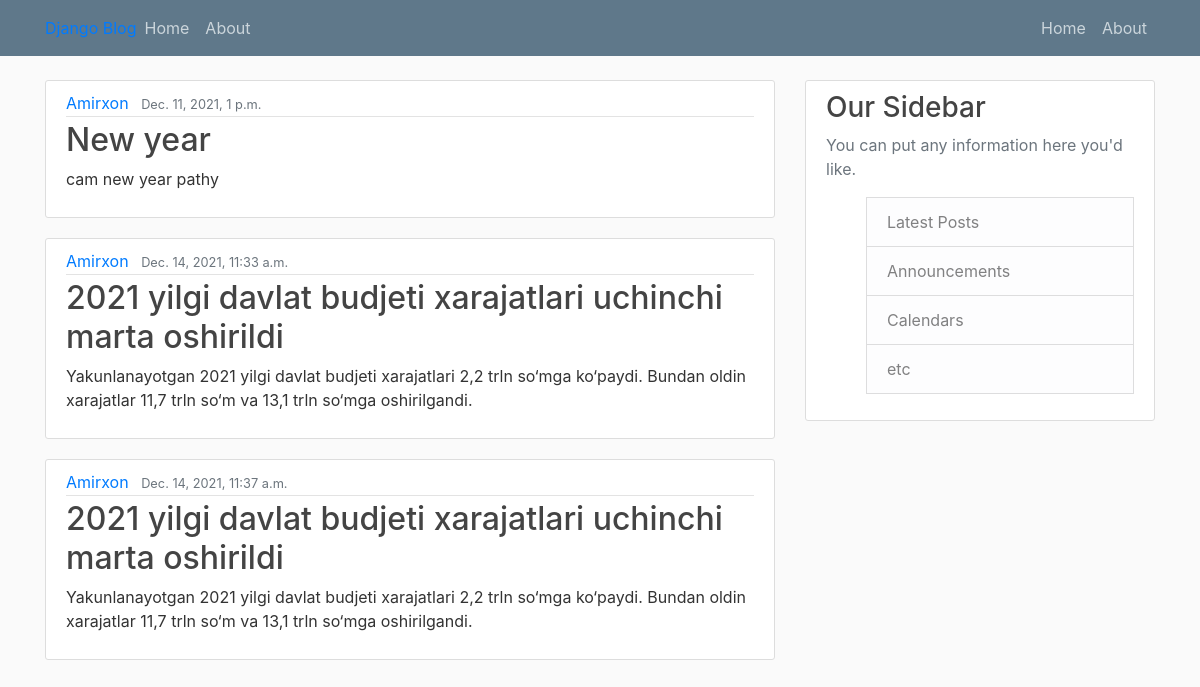
/, run on an earlier commit of the app's database.
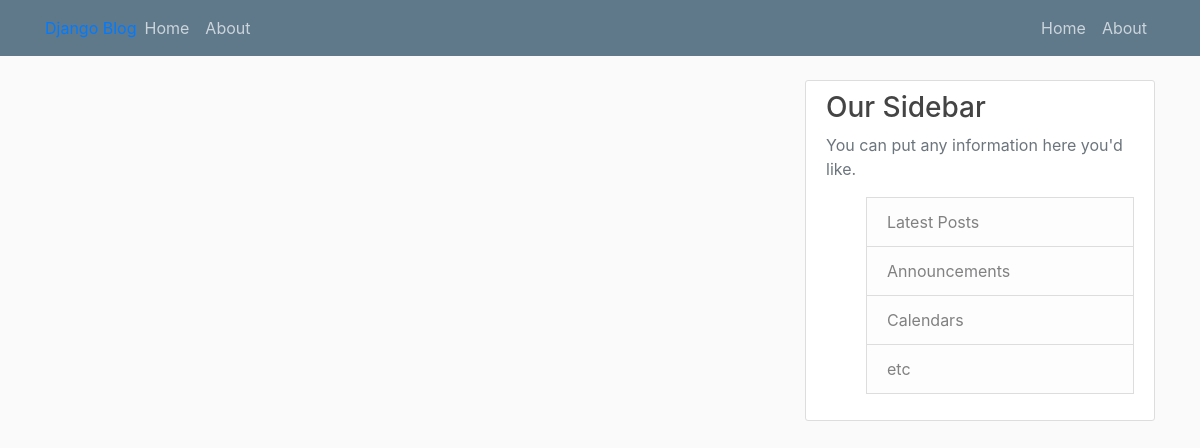
And on a later commit of the database.
### blog/models.py (models this page shows, shortened)
class Post(models.Model):
    title =models.CharField(max_length=100)
    content=models.TextField()
    date_posted = models.DateTimeField(default=timezone.now)
    author = models.ForeignKey(User,on_delete=models.CASCADE)

### blog/views.py (the view)
# urls.py: path('',views.home, name='blog-home'),
def home(request):
    context = {'posts':Post.objects.all()}
    return render(request, 'blog/home.html', context)

### blog/templates/blog/home.html
{% extends "blog/base.html" %}
{% block content %}
    {% for post in posts %}
<article class="media content-section">
    <div class="media-body">
        <div class="article-metadata">
            <a class="mr-2" href="#">{{ post.author }}</a>
            <small class="text-muted">{{ post.date_posted }}</small>
        </div>
        <h2><a class="article-title" href="#">{{ post.title }}</a></h2>
        <p class="article-content">{{ post.content }}</p>
    </div>
</article>
    {% endfor %}
{% endblock content %}

### blog/templates/blog/base.html (shortened to what this page needs)
{% load static %}
<!DOCTYPE html>
<html lang="en">
<head>
    <link rel="stylesheet" href="https://maxcdn.bootstrapcdn.com/bootstrap/4.5.2/css/bootstrap.min.css">
    <link rel="stylesheet" type="text/css"  href="{% static 'blog/main.css'%}">
</head>
<body>
    <header class="site-header">
        <nav class="navbar navbar-expand-md navbar-dark bg-steel fixed-top">
            <div class="container">
                <a href="{% url 'blog-home' %}">Django Blog</a>
                <div class="collapse navbar-collapse" id="navbarToggle">
                    <div class="navbar-nav mr-auto">
                        <a class="nav-item nav-link" href="{% url 'blog-home' %}">Home</a>
                        <a class="nav-item nav-link" href="{% url 'blog-about' %}">About</a>
                    </div>
                    <div class="navbar-nav">
                        <a class="nav-item nav-link" href="#">Home</a>
                        <a class="nav-item nav-link" href="#">About</a>
                    </div>
                </div>
            </div>
        </nav>
    </header>
<main role="main" class="container">
  <div class="row">
    <div class="col-md-8">
{% block content %}
{% endblock %}
    </div>
<div class="col-md-4">
  <div class="content-section">
<h3>Our Sidebar</h3>
<p class="text-muted">You can put any information here you'd like.
  <ul>
    <li class="list-group-item list-group-item-light">Latest Posts</li>
    <li class="list-group-item list-group-item-light">Announcements</li>
    <li class="list-group-item list-group-item-light">Calendars</li>
    <li class="list-group-item list-group-item-light">etc</li>
  </ul>
</p>
  </div>
</div>
  </div>
</main>
</body>
</html>

### blog/static/blog/main.css (style rules this page uses)
body { background: #fafafa; color: #333333; margin-top: 5rem; }
h1, h2, h3, h4, h5, h6 { color: #444444; }
ul { margin: 0; }
.bg-steel { background-color: #5f788a; }
.site-header .navbar-nav .nav-link { color: #cbd5db; }
.content-section { background: #ffffff; padding: 10px 20px; border: 1px solid #dddddd; border-radius: 3px; margin-bottom: 20px; }

What changed in the data, as far as the page shows it:
removed Post: author "Amirxon", date_posted "Dec. 11, 2021, 1 p.m.", title "New year", content "cam new year pathy"
removed Post: author "Amirxon", date_posted "Dec. 14, 2021, 11:33 a.m.", title "2021 yilgi davlat budjeti xarajatlari uchinchi marta oshirildi", content "Yakunlanayotgan 2021 yilgi davlat budjeti xarajatlari 2,2 trln so‘mga ko‘paydi. Bundan oldin xarajatlar 11,7 trln so‘m va 13,1 trln so‘mga oshirilgandi."
removed Post: author "Amirxon", date_posted "Dec. 14, 2021, 11:37 a.m.", title "2021 yilgi davlat budjeti xarajatlari uchinchi marta oshirildi", content "Yakunlanayotgan 2021 yilgi davlat budjeti xarajatlari 2,2 trln so‘mga ko‘paydi. Bundan oldin xarajatlar 11,7 trln so‘m va 13,1 trln so‘mga oshirilgandi."
